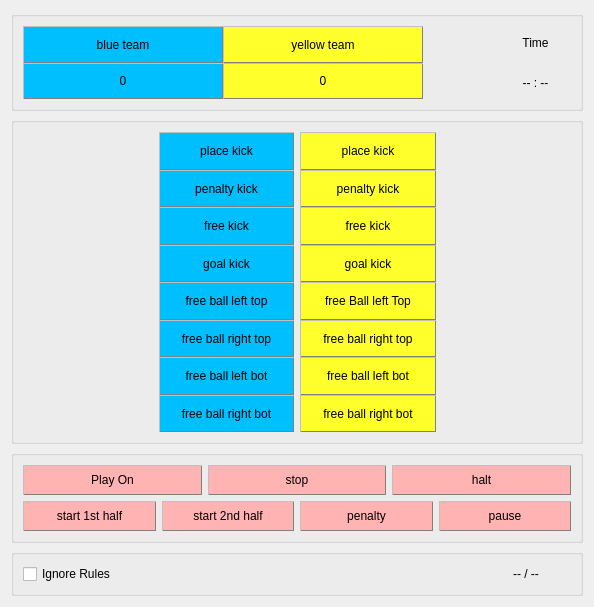
<?xml version="1.0" encoding="UTF-8"?>
<ui version="4.0">
 <class>Form</class>
 <widget class="QWidget" name="Form">
  <property name="enabled">
   <bool>true</bool>
  </property>
  <property name="geometry">
   <rect>
    <x>0</x>
    <y>0</y>
    <width>594</width>
    <height>491</height>
   </rect>
  </property>
  <property name="sizePolicy">
   <sizepolicy hsizetype="Ignored" vsizetype="Ignored">
    <horstretch>0</horstretch>
    <verstretch>0</verstretch>
   </sizepolicy>
  </property>
  <property name="windowTitle">
   <string>Form</string>
  </property>
  <property name="styleSheet">
   <string notr="true"/>
  </property>
  <layout class="QGridLayout" name="gridLayout_3">
   <item row="3" column="0">
    <widget class="QGroupBox" name="footerGroupBox">
     <property name="styleSheet">
      <string notr="true"/>
     </property>
     <layout class="QHBoxLayout" name="horizontalLayout_2">
      <item>
       <widget class="QCheckBox" name="checkIgnore">
        <property name="text">
         <string>Ignore Rules</string>
        </property>
       </widget>
      </item>
      <item>
       <spacer name="horizontalSpacer_6">
        <property name="sizePolicy">
         <sizepolicy hsizetype="Minimum" vsizetype="Minimum">
          <horstretch>0</horstretch>
          <verstretch>0</verstretch>
         </sizepolicy>
        </property>
        <property name="orientation">
         <enum>Qt::Horizontal</enum>
        </property>
        <property name="sizeHint" stdset="0">
         <size>
          <width>40</width>
          <height>20</height>
         </size>
        </property>
       </spacer>
      </item>
      <item>
       <spacer name="horizontalSpacer_7">
        <property name="orientation">
         <enum>Qt::Horizontal</enum>
        </property>
        <property name="sizeHint" stdset="0">
         <size>
          <width>40</width>
          <height>20</height>
         </size>
        </property>
       </spacer>
      </item>
      <item>
       <spacer name="horizontalSpacer_8">
        <property name="orientation">
         <enum>Qt::Horizontal</enum>
        </property>
        <property name="sizeHint" stdset="0">
         <size>
          <width>40</width>
          <height>20</height>
         </size>
        </property>
       </spacer>
      </item>
      <item>
       <spacer name="horizontalSpacer_9">
        <property name="orientation">
         <enum>Qt::Horizontal</enum>
        </property>
        <property name="sizeHint" stdset="0">
         <size>
          <width>40</width>
          <height>20</height>
         </size>
        </property>
       </spacer>
      </item>
      <item>
       <widget class="QLabel" name="labelsteper">
        <property name="sizePolicy">
         <sizepolicy hsizetype="Expanding" vsizetype="Expanding">
          <horstretch>0</horstretch>
          <verstretch>0</verstretch>
         </sizepolicy>
        </property>
        <property name="text">
         <string>-- / --</string>
        </property>
        <property name="alignment">
         <set>Qt::AlignCenter</set>
        </property>
       </widget>
      </item>
     </layout>
    </widget>
   </item>
   <item row="2" column="0">
    <widget class="QGroupBox" name="globalGroupBox">
     <property name="minimumSize">
      <size>
       <width>0</width>
       <height>0</height>
      </size>
     </property>
     <property name="styleSheet">
      <string notr="true">QPushButton {
    background-color: #ffb3b3;
    border-style: outset;
    border-width: 1px;
    border-color: gray;
}
QPushButton:hover {
    background-color: #ffb3b3;
    border-style: outset;
    border-width: 1px;
    border-color: black;
}
QPushButton:pressed {
    background-color: #ffb3b3;
    border-style: outset;
    border-width: 3px;
    border-color: black;
}
</string>
     </property>
     <layout class="QVBoxLayout" name="verticalLayout_3">
      <item>
       <layout class="QHBoxLayout" name="horizontalLayout">
        <item>
         <widget class="QPushButton" name="pbPlayOn">
          <property name="sizePolicy">
           <sizepolicy hsizetype="Expanding" vsizetype="Expanding">
            <horstretch>0</horstretch>
            <verstretch>0</verstretch>
           </sizepolicy>
          </property>
          <property name="text">
           <string>Play On</string>
          </property>
         </widget>
        </item>
        <item>
         <widget class="QPushButton" name="pbStop">
          <property name="sizePolicy">
           <sizepolicy hsizetype="Expanding" vsizetype="Expanding">
            <horstretch>0</horstretch>
            <verstretch>0</verstretch>
           </sizepolicy>
          </property>
          <property name="text">
           <string>stop</string>
          </property>
         </widget>
        </item>
        <item>
         <widget class="QPushButton" name="pbHalt">
          <property name="sizePolicy">
           <sizepolicy hsizetype="Expanding" vsizetype="Expanding">
            <horstretch>0</horstretch>
            <verstretch>0</verstretch>
           </sizepolicy>
          </property>
          <property name="minimumSize">
           <size>
            <width>0</width>
            <height>30</height>
           </size>
          </property>
          <property name="text">
           <string>halt</string>
          </property>
         </widget>
        </item>
       </layout>
      </item>
      <item>
       <layout class="QHBoxLayout" name="horizontalLayout_3">
        <item>
         <widget class="QPushButton" name="pbfirstHalf">
          <property name="sizePolicy">
           <sizepolicy hsizetype="Expanding" vsizetype="Expanding">
            <horstretch>0</horstretch>
            <verstretch>0</verstretch>
           </sizepolicy>
          </property>
          <property name="text">
           <string>start 1st half</string>
          </property>
         </widget>
        </item>
        <item>
         <widget class="QPushButton" name="pbsecondHalf">
          <property name="sizePolicy">
           <sizepolicy hsizetype="Expanding" vsizetype="Expanding">
            <horstretch>0</horstretch>
            <verstretch>0</verstretch>
           </sizepolicy>
          </property>
          <property name="text">
           <string>start 2nd half</string>
          </property>
         </widget>
        </item>
        <item>
         <widget class="QPushButton" name="pbpenalty">
          <property name="sizePolicy">
           <sizepolicy hsizetype="Expanding" vsizetype="Expanding">
            <horstretch>0</horstretch>
            <verstretch>0</verstretch>
           </sizepolicy>
          </property>
          <property name="minimumSize">
           <size>
            <width>0</width>
            <height>30</height>
           </size>
          </property>
          <property name="text">
           <string>penalty</string>
          </property>
         </widget>
        </item>
        <item>
         <widget class="QPushButton" name="pbpause">
          <property name="sizePolicy">
           <sizepolicy hsizetype="Expanding" vsizetype="Expanding">
            <horstretch>0</horstretch>
            <verstretch>0</verstretch>
           </sizepolicy>
          </property>
          <property name="minimumSize">
           <size>
            <width>0</width>
            <height>30</height>
           </size>
          </property>
          <property name="text">
           <string>pause</string>
          </property>
         </widget>
        </item>
       </layout>
      </item>
     </layout>
    </widget>
   </item>
   <item row="1" column="0">
    <widget class="QGroupBox" name="teamsGroupBox">
     <layout class="QGridLayout" name="gridLayout">
      <item row="0" column="0">
       <spacer name="horizontalSpacer_4">
        <property name="sizePolicy">
         <sizepolicy hsizetype="Minimum" vsizetype="Minimum">
          <horstretch>0</horstretch>
          <verstretch>0</verstretch>
         </sizepolicy>
        </property>
        <property name="orientation">
         <enum>Qt::Horizontal</enum>
        </property>
        <property name="sizeHint" stdset="0">
         <size>
          <width>40</width>
          <height>20</height>
         </size>
        </property>
       </spacer>
      </item>
      <item row="0" column="1">
       <widget class="QWidget" name="blueWidget" native="true">
        <property name="minimumSize">
         <size>
          <width>0</width>
          <height>300</height>
         </size>
        </property>
        <property name="styleSheet">
         <string notr="true">QWidget{
    background-color: #00bfff;
}
QPushButton {
    background-color: #00bfff;
    border-style: outset;
    border-width: 1px;
    border-color: gray;
}
QPushButton:hover {
    background-color: #00bfff;
    border-style: outset;
    border-width: 1px;
    border-color: black;
}
QPushButton:pressed {
    background-color: #00bfff;
    border-style: outset;
    border-width: 3px;
    border-color: black;
}
</string>
        </property>
        <layout class="QVBoxLayout" name="verticalLayout_2">
         <property name="spacing">
          <number>0</number>
         </property>
         <property name="leftMargin">
          <number>0</number>
         </property>
         <property name="topMargin">
          <number>0</number>
         </property>
         <property name="rightMargin">
          <number>0</number>
         </property>
         <property name="bottomMargin">
          <number>0</number>
         </property>
         <item>
          <widget class="QPushButton" name="pbPlaceKickBlue">
           <property name="sizePolicy">
            <sizepolicy hsizetype="Expanding" vsizetype="Expanding">
             <horstretch>0</horstretch>
             <verstretch>0</verstretch>
            </sizepolicy>
           </property>
           <property name="styleSheet">
            <string notr="true"/>
           </property>
           <property name="text">
            <string>place kick</string>
           </property>
          </widget>
         </item>
         <item>
          <widget class="QPushButton" name="pbPnaltyKickBlue">
           <property name="sizePolicy">
            <sizepolicy hsizetype="Expanding" vsizetype="Expanding">
             <horstretch>0</horstretch>
             <verstretch>0</verstretch>
            </sizepolicy>
           </property>
           <property name="styleSheet">
            <string notr="true"/>
           </property>
           <property name="text">
            <string>penalty kick</string>
           </property>
          </widget>
         </item>
         <item>
          <widget class="QPushButton" name="pbFreeKickBlue">
           <property name="sizePolicy">
            <sizepolicy hsizetype="Expanding" vsizetype="Expanding">
             <horstretch>0</horstretch>
             <verstretch>0</verstretch>
            </sizepolicy>
           </property>
           <property name="styleSheet">
            <string notr="true"/>
           </property>
           <property name="text">
            <string>free kick</string>
           </property>
          </widget>
         </item>
         <item>
          <widget class="QPushButton" name="pbGoalKickBlue">
           <property name="sizePolicy">
            <sizepolicy hsizetype="Expanding" vsizetype="Expanding">
             <horstretch>0</horstretch>
             <verstretch>0</verstretch>
            </sizepolicy>
           </property>
           <property name="styleSheet">
            <string notr="true"/>
           </property>
           <property name="text">
            <string>goal kick</string>
           </property>
          </widget>
         </item>
         <item>
          <widget class="QPushButton" name="pbFreeBallLeftTopBlue">
           <property name="sizePolicy">
            <sizepolicy hsizetype="Expanding" vsizetype="Expanding">
             <horstretch>0</horstretch>
             <verstretch>0</verstretch>
            </sizepolicy>
           </property>
           <property name="styleSheet">
            <string notr="true"/>
           </property>
           <property name="text">
            <string>free ball left top</string>
           </property>
          </widget>
         </item>
         <item>
          <widget class="QPushButton" name="pbFreeBallRightTopBlue">
           <property name="sizePolicy">
            <sizepolicy hsizetype="Expanding" vsizetype="Expanding">
             <horstretch>0</horstretch>
             <verstretch>0</verstretch>
            </sizepolicy>
           </property>
           <property name="styleSheet">
            <string notr="true"/>
           </property>
           <property name="text">
            <string>free ball right top</string>
           </property>
          </widget>
         </item>
         <item>
          <widget class="QPushButton" name="pbFreeBallLeftBotBlue">
           <property name="sizePolicy">
            <sizepolicy hsizetype="Expanding" vsizetype="Expanding">
             <horstretch>0</horstretch>
             <verstretch>0</verstretch>
            </sizepolicy>
           </property>
           <property name="styleSheet">
            <string notr="true"/>
           </property>
           <property name="text">
            <string>free ball left bot</string>
           </property>
          </widget>
         </item>
         <item>
          <widget class="QPushButton" name="pbFreeBallRightBotBlue">
           <property name="sizePolicy">
            <sizepolicy hsizetype="Expanding" vsizetype="Expanding">
             <horstretch>0</horstretch>
             <verstretch>0</verstretch>
            </sizepolicy>
           </property>
           <property name="styleSheet">
            <string notr="true"/>
           </property>
           <property name="text">
            <string>free ball right bot</string>
           </property>
          </widget>
         </item>
        </layout>
       </widget>
      </item>
      <item row="0" column="2">
       <widget class="QWidget" name="yellowWidget" native="true">
        <property name="minimumSize">
         <size>
          <width>0</width>
          <height>300</height>
         </size>
        </property>
        <property name="styleSheet">
         <string notr="true">QWidget{
    background-color: #ffff2c;
}
QPushButton {
    background-color: #ffff2c;
    border-style: outset;
    border-width: 1px;
    border-color: gray;
}
QPushButton:hover {
    background-color: #ffff2c;
    border-style: outset;
    border-width: 1px;
    border-color: black;
}
QPushButton:pressed {
    background-color: #ffff2c;
    border-style: outset;
    border-width: 3px;
    border-color: black;
}
</string>
        </property>
        <layout class="QVBoxLayout" name="verticalLayout">
         <property name="spacing">
          <number>0</number>
         </property>
         <property name="leftMargin">
          <number>0</number>
         </property>
         <property name="topMargin">
          <number>0</number>
         </property>
         <property name="rightMargin">
          <number>0</number>
         </property>
         <property name="bottomMargin">
          <number>0</number>
         </property>
         <item>
          <widget class="QPushButton" name="pbPlaceKickYellow">
           <property name="sizePolicy">
            <sizepolicy hsizetype="Expanding" vsizetype="Expanding">
             <horstretch>0</horstretch>
             <verstretch>0</verstretch>
            </sizepolicy>
           </property>
           <property name="styleSheet">
            <string notr="true"/>
           </property>
           <property name="text">
            <string>place kick</string>
           </property>
          </widget>
         </item>
         <item>
          <widget class="QPushButton" name="pbPnaltyKickYellow">
           <property name="sizePolicy">
            <sizepolicy hsizetype="Expanding" vsizetype="Expanding">
             <horstretch>0</horstretch>
             <verstretch>0</verstretch>
            </sizepolicy>
           </property>
           <property name="styleSheet">
            <string notr="true"/>
           </property>
           <property name="text">
            <string>penalty kick</string>
           </property>
          </widget>
         </item>
         <item>
          <widget class="QPushButton" name="pbFreeKickYellow">
           <property name="sizePolicy">
            <sizepolicy hsizetype="Expanding" vsizetype="Expanding">
             <horstretch>0</horstretch>
             <verstretch>0</verstretch>
            </sizepolicy>
           </property>
           <property name="styleSheet">
            <string notr="true"/>
           </property>
           <property name="text">
            <string>free kick</string>
           </property>
          </widget>
         </item>
         <item>
          <widget class="QPushButton" name="pbGoalKickYellow">
           <property name="sizePolicy">
            <sizepolicy hsizetype="Expanding" vsizetype="Expanding">
             <horstretch>0</horstretch>
             <verstretch>0</verstretch>
            </sizepolicy>
           </property>
           <property name="styleSheet">
            <string notr="true"/>
           </property>
           <property name="text">
            <string>goal kick</string>
           </property>
          </widget>
         </item>
         <item>
          <widget class="QPushButton" name="pbFreeBallLeftTopYellow">
           <property name="sizePolicy">
            <sizepolicy hsizetype="Expanding" vsizetype="Expanding">
             <horstretch>0</horstretch>
             <verstretch>0</verstretch>
            </sizepolicy>
           </property>
           <property name="styleSheet">
            <string notr="true"/>
           </property>
           <property name="text">
            <string>free Ball left Top</string>
           </property>
          </widget>
         </item>
         <item>
          <widget class="QPushButton" name="pbFreeBallRightTopYellow">
           <property name="sizePolicy">
            <sizepolicy hsizetype="Expanding" vsizetype="Expanding">
             <horstretch>0</horstretch>
             <verstretch>0</verstretch>
            </sizepolicy>
           </property>
           <property name="styleSheet">
            <string notr="true"/>
           </property>
           <property name="text">
            <string>free ball right top</string>
           </property>
          </widget>
         </item>
         <item>
          <widget class="QPushButton" name="pbFreeBallLeftBotYellow">
           <property name="sizePolicy">
            <sizepolicy hsizetype="Expanding" vsizetype="Expanding">
             <horstretch>0</horstretch>
             <verstretch>0</verstretch>
            </sizepolicy>
           </property>
           <property name="styleSheet">
            <string notr="true"/>
           </property>
           <property name="text">
            <string>free ball left bot</string>
           </property>
          </widget>
         </item>
         <item>
          <widget class="QPushButton" name="pbFreeBallRightBotYellow">
           <property name="sizePolicy">
            <sizepolicy hsizetype="Expanding" vsizetype="Expanding">
             <horstretch>0</horstretch>
             <verstretch>0</verstretch>
            </sizepolicy>
           </property>
           <property name="styleSheet">
            <string notr="true"/>
           </property>
           <property name="text">
            <string>free ball right bot</string>
           </property>
          </widget>
         </item>
        </layout>
       </widget>
      </item>
      <item row="0" column="3">
       <spacer name="horizontalSpacer_5">
        <property name="sizePolicy">
         <sizepolicy hsizetype="Minimum" vsizetype="Minimum">
          <horstretch>0</horstretch>
          <verstretch>0</verstretch>
         </sizepolicy>
        </property>
        <property name="orientation">
         <enum>Qt::Horizontal</enum>
        </property>
        <property name="sizeHint" stdset="0">
         <size>
          <width>40</width>
          <height>20</height>
         </size>
        </property>
       </spacer>
      </item>
     </layout>
    </widget>
   </item>
   <item row="0" column="0">
    <widget class="QGroupBox" name="headerGroupBox">
     <property name="minimumSize">
      <size>
       <width>0</width>
       <height>100</height>
      </size>
     </property>
     <layout class="QGridLayout" name="gridLayout_4">
      <item row="0" column="0" rowspan="2">
       <widget class="QWidget" name="scoreWidget" native="true">
        <property name="minimumSize">
         <size>
          <width>400</width>
          <height>0</height>
         </size>
        </property>
        <property name="styleSheet">
         <string notr="true">QWidget{
    background-color: #ffffff;
}
QLabel#labelTeamNameYellow {
    background-color: #ffff2c;
    border-style: outset;
    border-width: 1px;
    border-color: gray;
}
QLabel#labelScoreYellow {
    background-color: #ffff2c;
    border-style: outset;
    border-width: 1px;
    border-color: gray;
}
QLabel#labelTeamNameBlue {
    background-color: #00bfff;
    border-style: outset;
    border-width: 1px;
    border-color: gray;
}
QLabel#labelScoreBlue{
    background-color: #00bfff;
    border-style: outset;
    border-width: 1px;
    border-color: gray;
}</string>
        </property>
        <layout class="QGridLayout" name="gridLayout_2">
         <property name="leftMargin">
          <number>0</number>
         </property>
         <property name="topMargin">
          <number>0</number>
         </property>
         <property name="rightMargin">
          <number>0</number>
         </property>
         <property name="bottomMargin">
          <number>0</number>
         </property>
         <property name="spacing">
          <number>0</number>
         </property>
         <item row="0" column="0">
          <widget class="QLabel" name="labelTeamNameBlue">
           <property name="sizePolicy">
            <sizepolicy hsizetype="Expanding" vsizetype="Expanding">
             <horstretch>0</horstretch>
             <verstretch>0</verstretch>
            </sizepolicy>
           </property>
           <property name="styleSheet">
            <string notr="true"/>
           </property>
           <property name="text">
            <string>blue team</string>
           </property>
           <property name="alignment">
            <set>Qt::AlignCenter</set>
           </property>
          </widget>
         </item>
         <item row="0" column="1">
          <widget class="QLabel" name="labelTeamNameYellow">
           <property name="sizePolicy">
            <sizepolicy hsizetype="Expanding" vsizetype="Expanding">
             <horstretch>0</horstretch>
             <verstretch>0</verstretch>
            </sizepolicy>
           </property>
           <property name="text">
            <string>yellow team</string>
           </property>
           <property name="alignment">
            <set>Qt::AlignCenter</set>
           </property>
          </widget>
         </item>
         <item row="2" column="0">
          <widget class="QLabel" name="labelScoreBlue">
           <property name="sizePolicy">
            <sizepolicy hsizetype="Expanding" vsizetype="Expanding">
             <horstretch>0</horstretch>
             <verstretch>0</verstretch>
            </sizepolicy>
           </property>
           <property name="text">
            <string>0</string>
           </property>
           <property name="alignment">
            <set>Qt::AlignCenter</set>
           </property>
          </widget>
         </item>
         <item row="2" column="1">
          <widget class="QLabel" name="labelScoreYellow">
           <property name="sizePolicy">
            <sizepolicy hsizetype="Expanding" vsizetype="Expanding">
             <horstretch>0</horstretch>
             <verstretch>0</verstretch>
            </sizepolicy>
           </property>
           <property name="text">
            <string>0</string>
           </property>
           <property name="alignment">
            <set>Qt::AlignCenter</set>
           </property>
          </widget>
         </item>
        </layout>
       </widget>
      </item>
      <item row="0" column="1">
       <spacer name="horizontalSpacer_3">
        <property name="sizePolicy">
         <sizepolicy hsizetype="Minimum" vsizetype="Minimum">
          <horstretch>0</horstretch>
          <verstretch>0</verstretch>
         </sizepolicy>
        </property>
        <property name="orientation">
         <enum>Qt::Horizontal</enum>
        </property>
        <property name="sizeHint" stdset="0">
         <size>
          <width>40</width>
          <height>20</height>
         </size>
        </property>
       </spacer>
      </item>
      <item row="0" column="2">
       <widget class="QLabel" name="labelTime">
        <property name="sizePolicy">
         <sizepolicy hsizetype="Expanding" vsizetype="Expanding">
          <horstretch>0</horstretch>
          <verstretch>0</verstretch>
         </sizepolicy>
        </property>
        <property name="text">
         <string>Time</string>
        </property>
        <property name="alignment">
         <set>Qt::AlignCenter</set>
        </property>
       </widget>
      </item>
      <item row="1" column="2">
       <widget class="QLabel" name="labelTimer">
        <property name="sizePolicy">
         <sizepolicy hsizetype="Expanding" vsizetype="Expanding">
          <horstretch>0</horstretch>
          <verstretch>0</verstretch>
         </sizepolicy>
        </property>
        <property name="text">
         <string>-- : --</string>
        </property>
        <property name="alignment">
         <set>Qt::AlignCenter</set>
        </property>
       </widget>
      </item>
     </layout>
    </widget>
   </item>
  </layout>
 </widget>
 <resources/>
 <connections/>
</ui>
